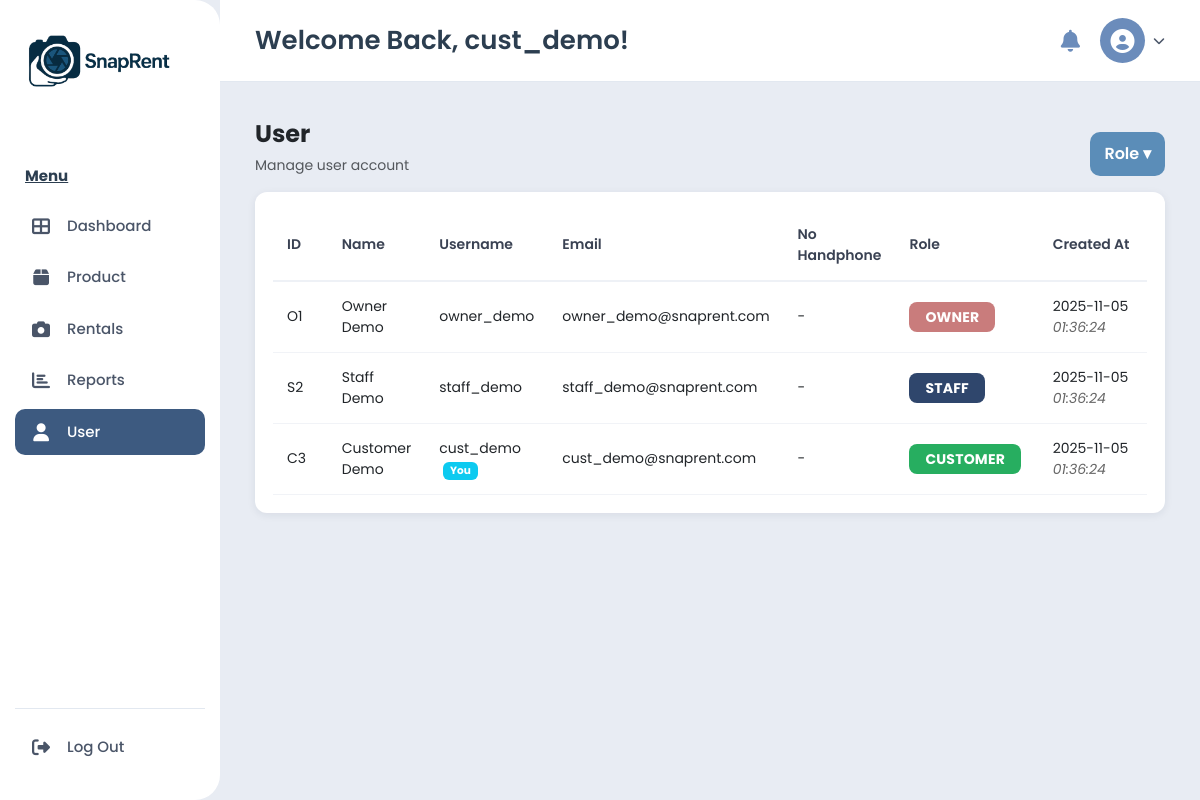
The page /Dashboard/index.php?page=users (signed in) on the database its author committed.
### tables this page shows
CREATE TABLE `accounts` (
  `id` bigint UNSIGNED NOT NULL,
  `owner_id` bigint UNSIGNED DEFAULT NULL,
  `staff_id` bigint UNSIGNED DEFAULT NULL,
  `customer_id` bigint UNSIGNED DEFAULT NULL,
  `username` varchar(50) NOT NULL,
  `email` varchar(255) NOT NULL,
  `phone` varchar(25) DEFAULT NULL,
  `password` varchar(255) NOT NULL,
  `role` enum('OWNER','STAFF','CUSTOMER') NOT NULL,
  `is_verified` tinyint(1) NOT NULL DEFAULT '0',
  `is_active` tinyint(1) NOT NULL DEFAULT '1',
  `created_at` datetime NOT NULL DEFAULT CURRENT_TIMESTAMP
);

### admin/auth.php (called while the page is built, shortened)
<?php
function e($s){ return htmlspecialchars((string)$s, ENT_QUOTES, 'UTF-8'); }
function currentUser(PDO $pdo): ?array {
  $stmt = $pdo->prepare("SELECT id, username, email, role, is_active, is_verified, created_at
                         FROM accounts WHERE id=? LIMIT 1");
  $stmt->execute([$_SESSION['uid']]);
  $u = $stmt->fetch();
  $u['_role_id'] = $_SESSION['role_id'] ?? null;
  $u['_profile'] = $_SESSION['profile'] ?? null;
  return $u;
}
function require_login(PDO $pdo) {
  $u = currentUser($pdo);
}

### Dashboard/pages/users.php (the view, shortened to what this page needs)
<?php
if (isset($pdo) && $pdo instanceof PDO) {
  try {
    $sql = "
      SELECT
        a.id,
        a.username, a.email, a.phone,
        a.role, a.created_at,
        COALESCE(o.full_name, s.full_name, c.full_name) AS name,
        CASE
          WHEN a.role='OWNER'    THEN CONCAT('O', a.id)
          WHEN a.role='STAFF'    THEN CONCAT('S', a.id)
          WHEN a.role='CUSTOMER' THEN CONCAT('C', a.id)
          ELSE CONCAT('X', a.id)
        END AS id_class
      FROM accounts a
      LEFT JOIN owners    o ON o.owner_id    = a.id
      LEFT JOIN staffs    s ON s.staff_id    = a.id
      LEFT JOIN customers c ON c.customer_id = a.id
      ORDER BY FIELD(a.role,'OWNER','STAFF','CUSTOMER'), a.id
    ";
    $users_list = $pdo->query($sql)->fetchAll(PDO::FETCH_ASSOC);
  } catch (Throwable $ex) {
  }
}
?>
<div class="srui-header">
  <div>
    <h4 class="mb-1">User</h4>
    <p class="text-muted small">Manage user account</p>
  </div>
  <div class="srui-actions">
    <div class="srui-dropdown" id="srRoleDropdown">
      <button class="srui-btn srui-btn--primary" id="srRoleBtn" type="button">Role ▾</button>
    </div>
  </div>
</div>
<div class="srui-card">
  <div class="table-responsive">
    <table class="srui-table" id="srUsersTable">
      <thead>
        <tr>
          <th style="width:90px;">ID</th>
          <th>Name</th>
          <th>Username</th>
          <th>Email</th>
          <th>No Handphone</th>
          <th style="width:160px;">Role</th>
          <th style="width:210px;">Created At</th>
        </tr>
      </thead>
      <tbody>
        <?php foreach($users_list as $u):
          $fullName = $u['name'] ?? $u['full_name'] ?? $u['nama'] ?? $u['display_name'] ?? '-';
          $phone    = $u['phone'] ?? $u['no_hp'] ?? $u['handphone'] ?? $u['tel'] ?? '-';
          $roleUpper = strtoupper((string)$u['role']);
          $roleBadgeClass = 'badge-' . strtolower($roleUpper);
          $created = (string)($u['created_at'] ?? '');
          if (strpos($created,' ')!==false) { [$dtDate,$dtTime] = explode(' ', $created, 2); }
          else { $dtDate = $created; $dtTime=''; }
          $idClass = $u['id_class'] ?? (
            ($roleUpper==='OWNER' ? 'O' : ($roleUpper==='STAFF' ? 'S' : ($roleUpper==='CUSTOMER' ? 'C' : 'X')))
            . (int)($u['id'] ?? 0)
          );
        ?>
        <tr data-role="<?= e($roleUpper) ?>">
          <td title="Numeric ID: <?= (int)$u['id'] ?>"><?= e($idClass) ?></td>
          <td><?= e($fullName) ?></td>
          <td>
            <?= e($u['username']) ?>
            <?php if (($u['id'] ?? null) === ($user['id'] ?? null)): ?>
              <span class="badge bg-info text-white ms-1">You</span>
            <?php endif; ?>
          </td>
          <td><?= e($u['email']) ?></td>
          <td><?= e($phone) ?></td>
          <td><span class="badge <?= e($roleBadgeClass) ?> text-uppercase"><?= e($roleUpper) ?></span></td>
          <td class="srui-created">
            <?= e($dtDate) ?> <?php if($dtTime): ?><span class="time"><?= e($dtTime) ?></span><?php endif; ?>
          </td>
        </tr>
        <?php endforeach; ?>
      </tbody>
    </table>
  </div>
</div>

### Dashboard/includes/header.php (shortened to what this page needs)
<!doctype html>
<html lang="id">
<head>
  <link rel="stylesheet" href="https://cdnjs.cloudflare.com/ajax/libs/font-awesome/6.4.0/css/all.min.css">
  <link href="https://cdn.jsdelivr.net/npm/bootstrap@5.3.3/dist/css/bootstrap.min.css" rel="stylesheet">
</head>
<body>

### Dashboard/includes/sidebar.php
<aside class="sidebar">
  <div class="logo"
       style="display:flex; align-items:center; justify-content:left; gap:6px; margin-top:-40px; margin-bottom:30px;">
    <img src="includes/logo/logo snaprent.png"
         alt="SnapRent Logo"
         style="width:150px; height:150px; object-fit:contain; border-radius:6px;">
  </div>
  <nav class="menu">
    <p class="menu-title">Menu</p>
    <a href="?page=dashboard" class="menu-item <?= $page==='dashboard'?'active':'' ?>">
      <i class="fas fa-th-large"></i>
      <span>Dashboard</span>
    </a>
    <a href="?page=products" class="menu-item <?= $page==='products'?'active':'' ?>">
      <i class="fas fa-box"></i>
      <span>Product</span>
    </a>
    <a href="?page=orders" class="menu-item <?= $page==='orders'?'active':'' ?>">
      <i class="fas fa-camera"></i>
      <span>Rentals</span>
    </a>
    <a href="?page=reports" class="menu-item <?= $page==='reports'?'active':'' ?>">
      <i class="fas fa-chart-bar"></i>
      <span>Reports</span>
    </a>
    <a href="?page=users" class="menu-item <?= $page==='users'?'active':'' ?>">
      <i class="fas fa-user"></i>
      <span>User</span>
    </a>
  </nav>
  <div class="logout-section">
    <a href="../admin/logout.php" class="menu-item">
      <i class="fas fa-sign-out-alt"></i>
      <span>Log Out</span>
    </a>
  </div>
</aside>

### Dashboard/index.php (shortened to what this page needs)
<?php
require __DIR__. '/../admin/auth.php';
require_login($pdo);
$page = $_GET['page'] ?? 'dashboard';
$user = currentUser($pdo);
require_once __DIR__ . '/includes/header.php';
require_once __DIR__ . '/includes/sidebar.php';
?>
<div class="main-content">
  <header>
    <h1>Welcome Back, <?= e($user['username']) ?>!</h1>
    <div class="header-actions">
      <i class="fas fa-bell bell-icon"></i>
      <div class="user-profile">
        <div class="user-avatar">
          <i class="fas fa-user-circle"></i>
        </div>
        <i class="fas fa-chevron-down"></i>
      </div>
    </div>
  </header>
  <section class="content-area">
    <?php
    $allowed_pages = ['dashboard', 'orders', 'users', 'reports', 'products'];
    if (in_array($page, $allowed_pages)) {
      $page_file = __DIR__ . '/pages/' . $page . '.php';
      if (file_exists($page_file)) {
        require_once $page_file;
      } else {
        echo '<div class="alert alert-danger">Page file not found.</div>';
      }
    } else {
      echo '<div class="alert alert-warning">Page not found.</div>';
    }
    ?>
  </section>
</div>
<?php
require_once __DIR__ . '/includes/footer.php';
?>

### Dashboard/includes/footer.php (shortened to what this page needs)
</body>
</html>

### Dashboard/includes/header.php (style rules this page uses)
* { margin: 0; padding: 0; box-sizing: border-box; }
body { font-family: 'Segoe UI', Tahoma, Geneva, Verdana, sans-serif; background-color: #e8ecf3; display: flex; height: 100vh; overflow: hidden; }
.sidebar { width: 220px; background-color: #ffffff; height: 100vh; padding: 25px 15px; position: fixed; display: flex; flex-direction: column; z-index: 1000; overflow-y: auto; border-top-right-radius: 25px; border-bottom-right-radius: 25px; }
.logo { display: flex; align-items: center; gap: 5px; font-size: 36px; font-weight: 700; color: #6b8cbb; margin-bottom: 40px; padding-left: 10px; font-family: 'Arial', sans-serif; }
.menu { flex: 1; overflow-y: auto; }
.menu-title { font-size: 15px; color: #2c3e50; margin-bottom: 15px; font-weight: 700; text-decoration: underline; padding-left: 10px; }
.menu-item { display: flex; align-items: center; gap: 15px; padding: 12px 15px; margin-bottom: 5px; color: #4a5568; text-decoration: none; border-radius: 10px; transition: all 0.3s; font-size: 15px; font-weight: 500; }
.menu-item.active { background-color: #3d5a80; color: white; }
.menu-item i { font-size: 18px; width: 22px; text-align: center; }
.logout-section { border-top: 1px solid #e2e8f0; padding-top: 15px; margin-top: auto; }
.main-content { margin-left: 220px; flex: 1; display: flex; flex-direction: column; height: 100vh; overflow: hidden; background-color: #e8ecf3; }
header { background-color: #ffffff; padding: 18px 35px; display: flex; justify-content: space-between; align-items: center; flex-shrink: 0; border-bottom: 1px solid #e2e8f0; }
header h1 { font-size: 26px; color: #2c3e50; margin: 0; font-weight: 600; }
.header-actions { display: flex; align-items: center; gap: 20px; }
.header-actions .bell-icon { font-size: 22px; color: #6b8cbb; cursor: pointer; transition: color 0.3s; position: relative; }
.user-profile { display: flex; align-items: center; gap: 8px; cursor: pointer; transition: all 0.3s; }
.user-avatar { width: 45px; height: 45px; background-color: #6b8cbb; border-radius: 50%; display: flex; align-items: center; justify-content: center; color: white; font-size: 24px; }
.user-profile .fa-chevron-down { font-size: 12px; color: #4a5568; }
.content-area { padding: 20px 35px; flex: 1; overflow-y: auto; overflow-x: hidden; background-color: #e8ecf3; }
.badge-owner { background-color: #dc3545; color: white; }
.badge-staff { background-color: #6b8cbb; color: white; }
.badge-customer { background-color: #6c757d; color: white; }

### Dashboard/pages/users.php (style rules this page uses)
:root { --sr-bg:#f5f6f8; --sr-white:#fff; --sr-text:#2b2f3a; --sr-muted:#7b8394; --sr-navy:#2f466c; --sr-navy-50:#e8eef7; --sr-accent:#5b8db8; --sr-green:#27ae60; --sr-rose:#c97c7c; --sr-shadow:0 2px 8px rgba(27,43,66,.08); }
body { font-family:"Poppins",system-ui,-apple-system,Segoe UI,Roboto,Arial,sans-serif }
.srui-header { display:flex;justify-content:space-between;align-items:flex-end;gap:16px;margin:18px 0 0 }
.srui-header h4 { margin:0;font-weight:700 }
.srui-header p { margin:6px 0 0;color:var(--sr-muted) }
.srui-actions { display:flex;align-items:center;gap:12px }
.srui-btn { border:0;border-radius:10px;padding:10px 14px; display:inline-flex;align-items:center;gap:8px;cursor:pointer;font-weight:600 }
.srui-btn--primary { background:var(--sr-accent);color:#fff }
.srui-dropdown { position:relative }
.srui-dropdown > .srui-btn { background:var(--sr-accent);color:#fff }
.srui-card { background:#fff;border-radius:12px;box-shadow:var(--sr-shadow);padding:18px; margin-top:16px; }
.srui-table { width:100%;border-collapse:separate;border-spacing:0 }
.srui-table thead th { padding:14px;border-bottom:2px solid #eef1f6;text-align:left;font-weight:600;color:#3a4253;font-size:14px }
.srui-table tbody td { padding:14px;border-bottom:1px solid #f1f3f7;font-size:14px }
.badge-owner,.badge-staff,.badge-customer,.badge-admin { font-size:14px !important;font-weight:700 !important; padding:8px 16px !important;letter-spacing:.2px;border-radius:8px;color:#fff }
.badge-owner { background:var(--sr-rose)!important }
.badge-staff,.badge-admin { background:var(--sr-navy)!important }
.badge-customer { background:var(--sr-green)!important }
.srui-created .time { font-style:italic;color:#666 }

### rows shown on the page
accounts: username "cust_demo", idClass "C3", fullName "Customer Demo", shows "You", email "cust_demo@snaprent.com", phone "-", role "CUSTOMER", dtDate "2025-11-05", dtTime "01:36:24"
accounts: idClass "O1", fullName "Owner Demo", username "owner_demo", email "owner_demo@snaprent.com", phone "-", role "OWNER", dtDate "2025-11-05", dtTime "01:36:24"
accounts: idClass "S2", fullName "Staff Demo", username "staff_demo", email "staff_demo@snaprent.com", phone "-", role "STAFF", dtDate "2025-11-05", dtTime "01:36:24"
